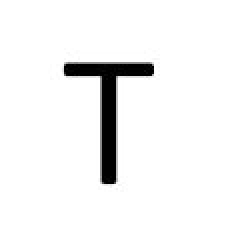
%> input picture trunk/ handwriting-recognition --username superxp1412@gmail.com/T.JPG, 122 x 117 px (shown 2 times larger)
$ octave --eval "improcess;"   (GNU Octave 9; MATLAB toolbox functions it lacks are replaced by stand-ins)
%> lines starting %> are read from the running program, lines starting %| are printed output that depends on the picture; in (x1, y1, x2, y2) boxes, pixels count from 0 and x2, y2 are one past the last pixel; in counts of white or black regions, pixels touching at a corner belong together; the program's own positions count from 1
### trunk/ handwriting-recognition --username superxp1412@gmail.com/bbox.m
function [rmin rmax cmin cmax cropped] = bbox(img)
%BBOX(IMG,TYPE)
%   Given the 3D-image IMG and its TYPE, retrieve the bounding box with the horizontal
%   minimum and maximum values. The effect of the type of the image is not implemented
%   yet. Hence, if the image is of type binary, just write any string when
%   calling this function.
%
%   Returns [RMIN RMAX CMIN CMAX CROPPED] where
%
%   CMIN: horizontal minimum value
%   CMAX: horizontal maximum value
%   RMIN: vertical minimum value
%   RMAX: vertical maximum value
%   CROPPED: the resulting image
[r c] = find(1-sign(img(:,:,1)));
rmin = min(r);
rmax = max(r);
cmin = min(c);
cmax = max(c);
cropped = img(rmin:rmax,cmin:cmax);

### trunk/ handwriting-recognition --username superxp1412@gmail.com/improcess.m
function improcess
%IMROCESS Processes the image to prepare it for an HMM

clear all;
close all;

% Number of segments
NRSEG = 3;
NCSEG = 2;
NSEG = NRSEG*NCSEG;
% Size of the grids
NRGRID = 3;
NCGRID = 3;
% Number of grids
NGRIDR = NRSEG*NRGRID;
NGRIDC = NCSEG*NCGRID;
% The percentage of the pixels in a map that are allowed to be white
% before we count on the map as a colored one
THRESH = .35;

% TODO: change numbers above and find the optimal resolution

% THE CODE

rawim = imread( 'T.jpg' ); %figure(900), imshow(rawimg);
%> rawim is the input picture: size 117x122x3 uint8; min 0, max 255, mean 242.4
im = im2double( rawim( :, :, 1 ) );
figure( 1000 ), imshow( im );
se = strel( 'disk', 1 );
imopened = imopen( im, se );  figure( 2500 ), imshow( imopened );
imedge = im2double( edge( im,'Canny' ) ); figure( 2000 ), imshow( imedge );
%> after `imedge = im2double( edge( im,'Canny' ) )`:
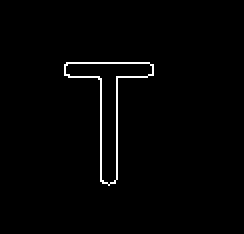
%> imedge: size 117x122 double (shown 2 times larger); values 0 (black) and 1 (white), 1.4% white in thin lines or dots, all inside (x1, y1, x2, y2) = (32, 31, 77, 93)
% % % imedge = [0 0 0 1 1;0 0 0 1 1;0 1 1 1 1; 0 1 1 1 1;0 1 1 1 1;0 1 1 1 1
% % % ;0 0 0 0 0]
[~, ~, ~, ~, negative] = bbox( imopened );
%> in bbox, `[r c] = find(1-sign(img(:,:,1)));`: r = 557 values from 33 to 92; c = 557 values from 33 to 77
%> in bbox, `rmin = min(r);`: rmin = 33
%> in bbox, `rmax = max(r);`: rmax = 92
%> in bbox, `cmin = min(c);`: cmin = 33
%> in bbox, `cmax = max(c);`: cmax = 77
%> in bbox, `cropped = img(rmin:rmax,cmin:cmax);`:
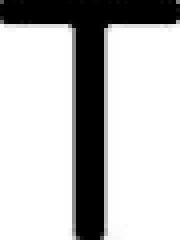
%> cropped: size 60x45 double (shown 4 times larger); min 0, max 1, mean 0.745
figure( 3000 ), imshow( negative );
imcrop = (1-negative)>.1;
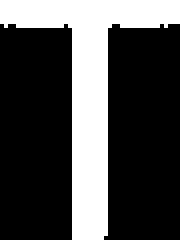
%> imcrop: size 60x45 logical (shown 4 times larger); 28.9% white; 1 white region, box (x1, y1, x2, y2) and area: (0, 0, 45, 60) 781
figure( 4000 ), imshow( imcrop );
[row col] = size( imcrop )
%> row = 60; col = 45
% [6 lines of commented-out code are left out]
rowdepo = mod( row, NRGRID )
%> rowdepo = 0
coldepo = mod( col, NCGRID )
%> coldepo = 0
% % % imseg = zeros( NRSEG, NCSEG, NSEG );
bingrid = zeros( NRSEG, NCSEG );

% Size of the maps
NRMAP = floor( row/NGRIDR );
%> NRMAP = 6
NCMAP = floor( col/NGRIDC );
%> NCMAP = 7
% % % figure;
index = 0;
shape = zeros( 1, 1 );

for i = 1:NRSEG
    roverture = rowdepo > 0; % TODO: USE IT
    rowdepo = rowdepo-1;
    for j = 1:NCSEG
        coverture = coldepo > 0; % TODO: USE IT
        coldepo = coldepo-1;
        for k = 1:NRGRID
            for l = 1:NCGRID
%disp('----------------')
                A = bingrid( i, j );
                fstrow = ( ( i-1 )*NRGRID+k-1 )*NRMAP+1;
                lstrow = ( ( i-1 )*NRGRID+k )*NRMAP;
                fstcol = ( ( j-1 )*NCGRID+l-1 )*NCMAP+1;
                lstcol = ( ( j-1 )*NCGRID+l )*NCMAP;
                %imcrop( fstrow:lstrow, fstcol:lstcol );
                imshow(imcrop(fstrow:lstrow, fstcol:lstcol ));
                summa = sum( sum( imcrop( fstrow:lstrow, fstcol:lstcol ) ) );
                maparea = ( lstrow-fstrow+1 )*( lstcol-fstcol+1 );
% % %                 F = imcrop( ( ( i-1 )*NRGRID+k-1 )*NRMAP+1:...
% % %                     ( ( i-1 )*NRGRID+k )*NRMAP,...
% % %                     ( ( j-1 )*NCGRID+l-1 )*NCMAP+1:...
% % %                     ( ( j-1 )*NCGRID+l )*NCMAP)
                bingrid( i, j ) = bingrid( i, j )*2+...
                    ( sum( sum( imcrop( fstrow:lstrow, fstcol:lstcol ) ) )...
                    /maparea > THRESH );
%                 ( i-1 )*NRGRID+k
%                 ( i-1 )*NRGRID+k
%                 ( j-1 )*NCGRID+l-1
%                 ( j-1 )*NCGRID+l
   % % %                 index = index+1;
% % %                 pause(2)
% % %                 subplot(9,6,index), imshow(imcrop( fstrow:lstrow, fstcol:lstcol ) );
            end
        end
    end
    %bingrid
                %dec2bin(bingrid)
end
%> after the loop, bingrid = [457 484; 73 292; 73 292]; coldepo = -6
close all
bingrid
%> bingrid = [457 484; 73 292; 73 292]
%dec2bin(bingrid)

% TODO: fix the representation
